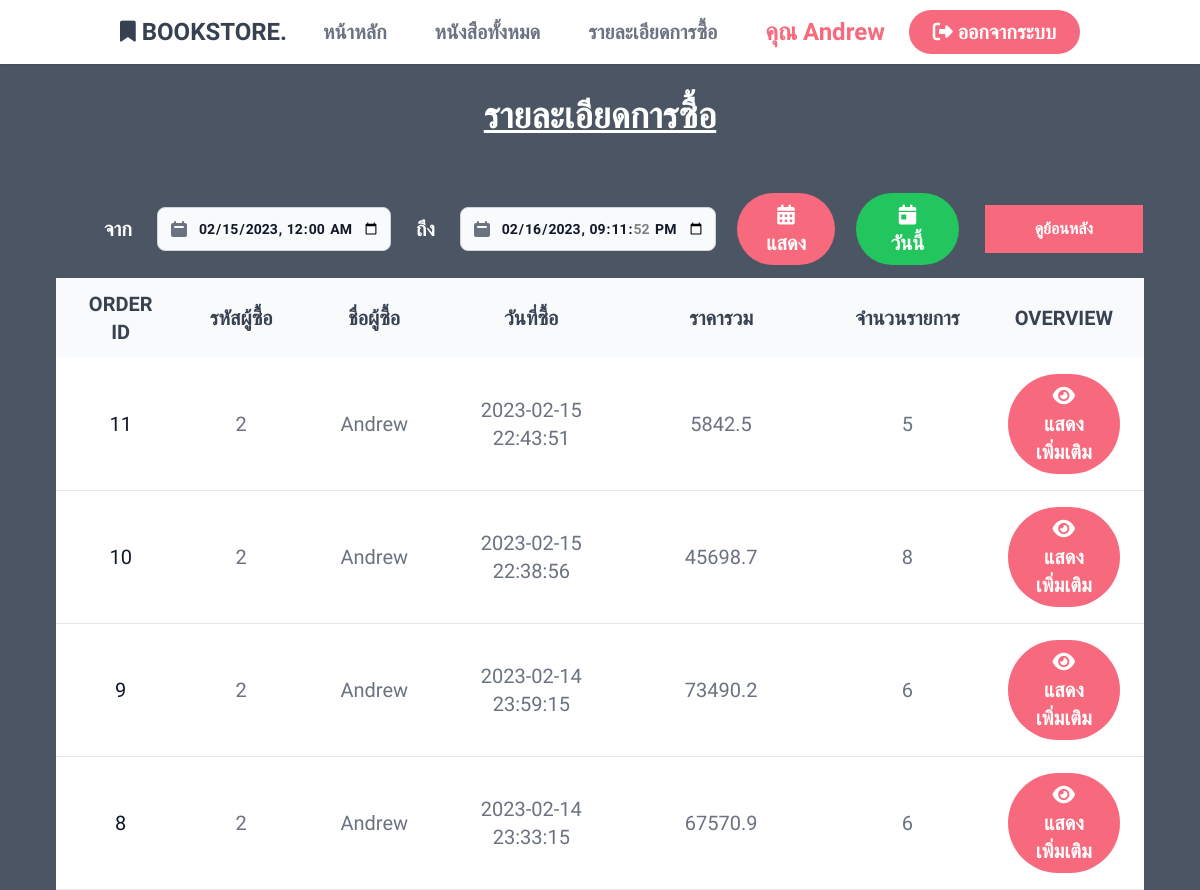
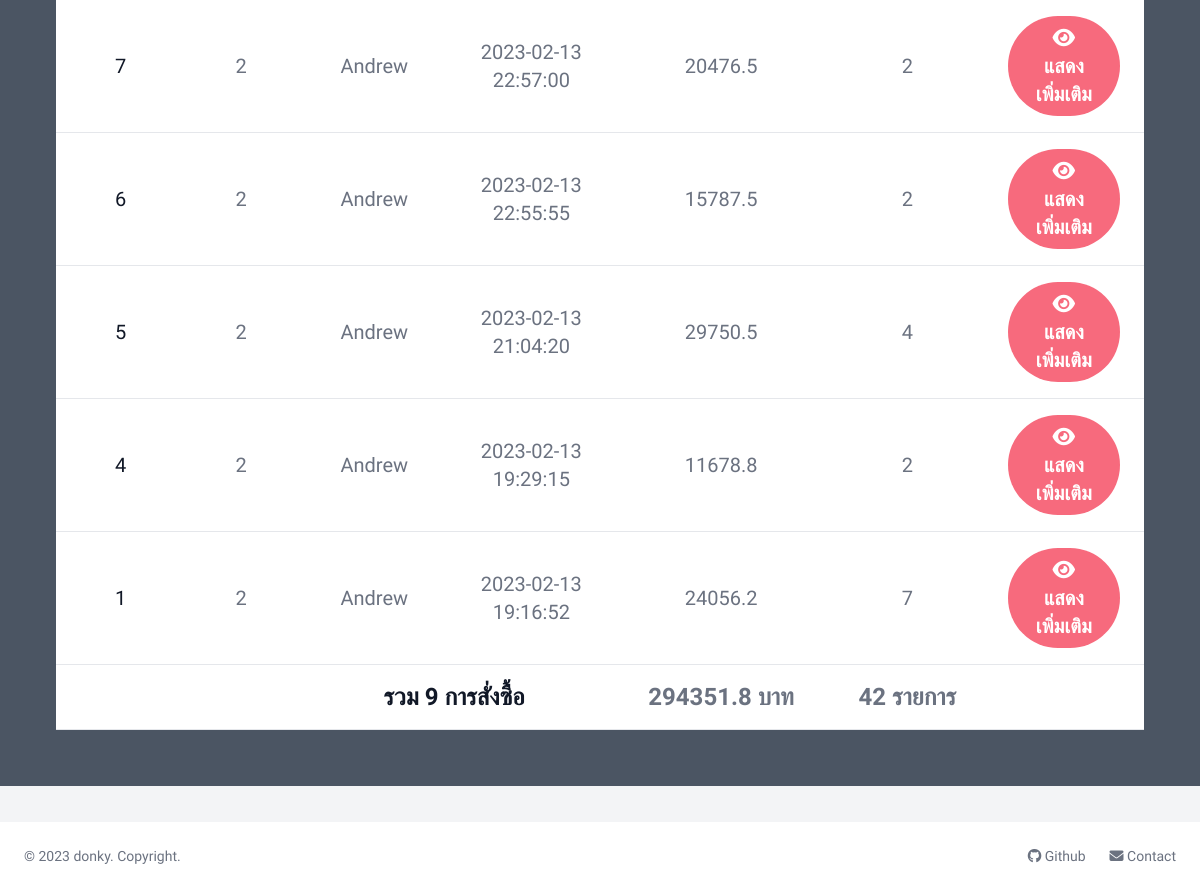
Screenshot of /bookOrder.php (signed in) with the database file from the repository (2 pictures, top to bottom).
### tables this page shows
CREATE TABLE Orders (
   Order_id int NOT NULL AUTO_INCREMENT,
   EmployeeID int NOT NULL,
   Order_date DATETIME NOT NULL,
   Order_Price float NOT NULL,
   PRIMARY KEY(Order_id),
   FOREIGN KEY (EmployeeID) REFERENCES Employees(EmployeeID)
);

CREATE TABLE Employees (
   EmployeeID int NOT NULL AUTO_INCREMENT,
   emp_name VARCHAR(100) NOT NULL,
   emp_lname VARCHAR(100) NOT NULL,
   emp_sex VARCHAR(3),
   emp_BOD DATE,
   emp_addr VARCHAR(255),
   emp_tel VARCHAR(25) NOT NULL,
   emp_email VARCHAR(50) NOT NULL,
   emp_update DATE NOT NULL,
   emp_username VARCHAR(50) NOT NULL,
   emp_password VARCHAR(255) NOT NULL,
   emp_admin int(2) NOT NULL,
   PRIMARY KEY (EmployeeID)
);

### src/include/functions.php (called while the page is built, shortened)
<?php
function getOrderByEmp($EmployeeID)
{
    $mysqli = connect();
    if ($_SESSION["emp_admin"] == 1) {
        $stmt = $mysqli->prepare("SELECT Order_id, orders.EmployeeID, emp_name, Order_date, Order_Price
        FROM orders, employees
        WHERE orders.EmployeeID = employees.EmployeeID ORDER BY order_id DESC;");
    } else {
        $stmt = $mysqli->prepare("SELECT Order_id, orders.EmployeeID, emp_name, Order_date, Order_Price FROM orders, employees
        WHERE orders.EmployeeID = employees.EmployeeID AND orders.EmployeeID = ? ORDER BY Order_id DESC;");
        $stmt->bind_param(
            "s",
            $EmployeeID
        );
    }
    $stmt->execute();
    $result = $stmt->get_result();
    return $result;
}
function getCountDetail($Order_id)
{
    $mysqli = connect();
    $stmt = $mysqli->prepare("SELECT COUNT(orders_detail.Orid) AS C FROM orders_detail WHERE order_id = ?;");
    $stmt->bind_param(
        "s",
        $Order_id
    );
    $stmt->execute();
    $result = $stmt->get_result();
    return $result->fetch_assoc();
}

### src/bookOrder.php (the view, shortened to what this page needs)
<!DOCTYPE html>
<html lang="en">
<head>
    <?php
    require("./include/head.php");
    ?>
</head>
<body class="bg-gray-100">
    <?php
    include("./include/nav.php");
    if (isset($_GET["day"])) {
        $result = getOrderByEmpWithDate($_SESSION["EmployeeID"], $_GET["day"]);
    } else if (isset($_GET["date1"]) && isset($_GET["date2"])) {
        $result = getOrderByEmpWithDateToDate($_SESSION["EmployeeID"], strtr($_GET["date1"], 'T', ' '), strtr($_GET["date2"], 'T', ' '));
    } else if (isset($_GET["today"])) {
        $result = getOrderByEmpToday($_SESSION["EmployeeID"]);
    } else {
        $result = getOrderByEmp($_SESSION["EmployeeID"]);
    }
    ?>
    <div class="min-h-screen bg-gray-600 mt-9 mb-9 pt-10 p-14">
        <div style="width:30%; margin:auto;" class="text-white rounded-full">
            <div style="padding:20px; width:100%;" class="text-gray-1000 text-center text-4xl font-bold">
                <u> รายละเอียดการซื้อ</u>
            </div>
        </div>
        <br>
        <div class="relative overflow-x-auto">
            <table align="center" class="text-sm text-left text-gray-500 dark:text-gray-400">
                <thead>
                    <tr align="center">
                        <th colspan="6" width="200px" scope="col" class="px-6 py-3 text-xl">
                            <table>
                                <tr>
                                    <form action="./bookOrder.php" method="get">
                                        <td class="text-white px-6 py-3 text-xl">
                                            จาก
                                        </td>
                                        <td>
                                            <div class="relative max-w-sm">
                                                <div class="absolute inset-y-0 left-0 flex items-center pl-3 pointer-events-none">
                                                </div>
                                                <input datepicker type="datetime-local" name="date1" class="bg-gray-50 border border-gray-300 text-gray-900 text-sm rounded-lg focus:ring-blue-500 focus:border-blue-500 block w-full pl-10 p-2.5 dark:bg-gray-700 dark:border-gray-600 dark:placeholder-gray-400 dark:text-white dark:focus:ring-blue-500 dark:focus:border-blue-500" max="<?php echo date('Y-m-d H:i:s'); ?>" value="<?php echo date('Y-m-d 00:00:00', strtotime(' -1 day')); ?>">
                                            </div>
                                        </td>
                                        <td class="text-white px-6 py-3 text-xl">
                                            ถึง
                                        </td>
                                        <td>
                                            <div class="relative max-w-sm">
                                                <div class="absolute inset-y-0 left-0 flex items-center pl-3 pointer-events-none">
                                                </div>
                                                <input datepicker type="datetime-local" name="date2" class="bg-gray-50 border border-gray-300 text-gray-900 text-sm rounded-lg focus:ring-blue-500 focus:border-blue-500 block w-full pl-10 p-2.5 dark:bg-gray-700 dark:border-gray-600 dark:placeholder-gray-400 dark:text-white dark:focus:ring-blue-500 dark:focus:border-blue-500" max="<?php echo date('Y-m-d H:i:s'); ?>" value="<?php echo date('Y-m-d H:i:s'); ?>">
                                            </div>
                                        </td>
                                        <td style="padding-left:20px">
                                            <button class='bg-superred hover:bg-redred text-white text-xl font-bold py-2 px-6 rounded-full'>
                                                <i class="fa-solid fa-calendar-days"> </i> แสดง
                                            </button>
                                        </td>
                                    </form>
                                    <td style="padding-left:20px">
                                        <a href="./bookOrder.php?today=1">
                                            <button class='bg-green-500 hover:bg-green-600 text-white text-xl font-bold py-2 px-8 rounded-full'>
                                                <i class="fa-solid fa-calendar-day"></i> วันนี้
                                            </button>
                                        </a>
                                    </td>
                                </tr>
                            </table>
                        </th>
                        <th width="300px" scope="col" class="py-2 text-xl">
                            <div style="margin:auto; width: 100%;" class="dropdown">
                                <button style="width: 100%;" class="dropbtn text-xl">ดูย้อนหลัง</button>
                            </div>
                        </th>
                    </tr>
                </thead>
                <thead class="text-xs text-gray-700 uppercase bg-gray-50 dark:bg-gray-700 dark:text-gray-400">
                    <tr align="center">
                        <th width="150px" scope="col" class="px-6 py-3 text-xl">
                            Order id
                        </th>
                        <th width="150px" scope="col" class="px-6 py-3 text-xl">
                            รหัสผู้ซื้อ
                        </th>
                        <th width="200px" scope="col" class="px-6 py-3 text-xl">
                            ชื่อผู้ซื้อ
                        </th>
                        <th width="200px" scope="col" class="px-6 py-3 text-xl">
                            วันที่ซื้อ
                        </th>
                        <th width="300px" scope="col" class="px-6 py-3 text-xl">
                            ราคารวม
                        </th>
                        <th width="200px" scope="col" class="px-6 py-3 text-xl">
                            จำนวนรายการ
                        </th>
                        <th width="300px" scope="col" class="px-6 py-3 text-xl">
                            Overview
                        </th>
                    </tr>
                </thead>
                <tbody>
                    <?php
                    $orderQty = 0;
                    $allPrice = 0;
                    $allItem = 0;
                    while ($row = $result->fetch_assoc()) {
                        $itemCount = getCountDetail($row["Order_id"])["C"];
                        $orderQty++;
                        $allPrice += $row["Order_Price"];
                        $allItem += $itemCount;
                        echo "
                            <tr align='center' class='bg-white border-b dark:bg-gray-800 dark:border-gray-700'>
                                <th scope='row' class='px-6 py-4 text-xl font-medium text-gray-900 whitespace-nowrap dark:text-white'>
                                    " . $row["Order_id"] . "
                                </th>
                                <td class='px-6 py-4 text-xl'>
                                    " . $row["EmployeeID"] . "
                                </td>
                                <td class='px-6 py-4 text-xl'>
                                    " . $row["emp_name"] . "
                                </td>
                                <td class='px-6 py-4 text-xl'>
                                    " . $row["Order_date"] . "
                                </td>
                                <td class='px-6 py-4 text-xl'>
                                    " . $row["Order_Price"] . "
                                </td>
                                <td class='px-6 py-4 text-xl'>
                                    " .
                            $itemCount
                            . "
                                </td>
                                <td class='px-6 py-4'>
                                    <form action='./bookOrderDetail.php' method='get'>
                                        <input type='hidden' name='Order_id' value='" . $row["Order_id"] . "'>
                                        <input type='hidden' name='EmployeeID' value='" . $row["EmployeeID"] . "'>
                                        <button class='bg-superred hover:bg-redred text-white text-xl font-bold py-2 px-6 rounded-full'>
                                           <i class='fa-solid fa-eye'> </i> แสดงเพิ่มเติม
                                        </button>
                                    </form>
                                </td>
                            </tr>
                            ";
                    }
                    ?>
                </tbody>
                <tfoot>
                    <tr class='bg-white border-b dark:bg-gray-800 dark:border-gray-700'>
                        <th align=center class='px-6 py-4 text-xl'>
                        </th>
                        <th align=center class='px-6 py-4 text-xl'>
                        </th>
                        <th align=center colspan="2" scope='row' class='px-6 py-4 font-bold text-gray-900 whitespace-nowrap dark:text-white text-2xl '>
                            รวม <?php echo $orderQty; ?> การสั่งซื้อ
                        </th>
                        <th align=center class='px-6 py-4 text-2xl font-bold'>
                            <?php echo  $allPrice ?> บาท
                        </th>
                        <th align=center class='px-6 py-4 text-2xl font-bold'>
                            <?php echo  $allItem; ?> รายการ
                        </th>
                        <th align=center class='px-6 py-4 text-xl'>
                        </th>
                    </tr>
                </tfoot>
            </table>
        </div>
    </div>
    <?php
    include("./include/foot.php")
    ?>
</body>
</html>

### rows the page displays
orders: Order_id "11", EmployeeID "2", EmployeeID.emp_name "Andrew", Order_date "2023-02-15 22:43:51", Order_Price "5842.5", itemCount "5"
orders: Order_id "10", EmployeeID "2", EmployeeID.emp_name "Andrew", Order_date "2023-02-15 22:38:56", Order_Price "45698.7", itemCount "8"
orders: Order_id "9", EmployeeID "2", EmployeeID.emp_name "Andrew", Order_date "2023-02-14 23:59:15", Order_Price "73490.2", itemCount "6"
orders: Order_id "8", EmployeeID "2", EmployeeID.emp_name "Andrew", Order_date "2023-02-14 23:33:15", Order_Price "67570.9", itemCount "6"
orders: Order_id "7", EmployeeID "2", EmployeeID.emp_name "Andrew", Order_date "2023-02-13 22:57:00", Order_Price "20476.5", itemCount "2"
orders: Order_id "6", EmployeeID "2", EmployeeID.emp_name "Andrew", Order_date "2023-02-13 22:55:55", Order_Price "15787.5", itemCount "2"
orders: Order_id "5", EmployeeID "2", EmployeeID.emp_name "Andrew", Order_date "2023-02-13 21:04:20", Order_Price "29750.5", itemCount "4"
orders: Order_id "4", EmployeeID "2", EmployeeID.emp_name "Andrew", Order_date "2023-02-13 19:29:15", Order_Price "11678.8", itemCount "2"
orders: Order_id "1", EmployeeID "2", EmployeeID.emp_name "Andrew", Order_date "2023-02-13 19:16:52", Order_Price "24056.2", itemCount "7"

### other values shown
$name "Andrew"
$orderQty "9"
$allPrice "294351.8"
$allItem "42"
